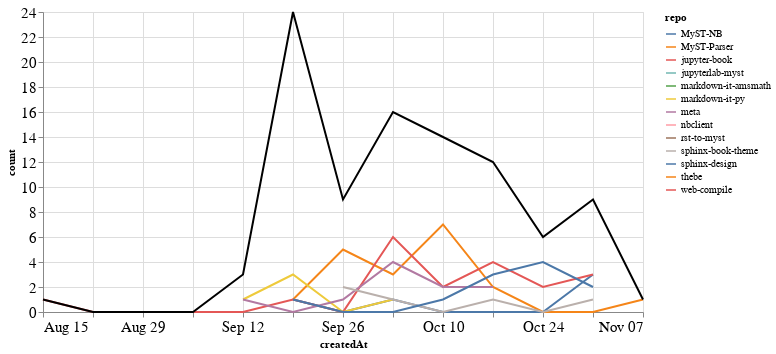

Notebook cell for this chart:
### Markdown cell above
### Comments

### Code cell
comments_time = comments.groupby('repo').resample('W', on='createdAt').count()['author'].reset_index()
comments_time = comments_time.rename(columns={'author': 'count'})
comments_time_total = comments_time.groupby('createdAt').agg({"count": "sum"}).reset_index()
ch1 = alt.Chart(comments_time, width=600).mark_line().encode(
    x='createdAt',
    y='count',
    color='repo',
    tooltip="repo"
)

ch2 = alt.Chart(comments_time_total, width=600).mark_line(color="black").encode(
    x='createdAt',
    y='count',
)

ch1 + ch2

### Figure 1 — Vega-Lite specification as saved in the notebook (floating-point values rounded to 4 significant figures)
{"config": {"axisLeft": {"labelFontSize": 15}, "axisBottom": {"labelFontSize": 15}}, "layer": [{"data": {"name": "data-8681436c46497e8ae86df215f074ddb1"}, "mark": "line", "encoding": {"color": {"type": "nominal", "field": "repo"}, "tooltip": {"type": "nominal", "field": "repo"}, "x": {"type": "temporal", "field": "createdAt"}, "y": {"type": "quantitative", "field": "count"}}, "width": 600}, {"data": {"name": "data-94a7863c1a26a09ed50d4782ead99de3"}, "mark": {"type": "line", "color": "black"}, "encoding": {"x": {"type": "temporal", "field": "createdAt"}, "y": {"type": "quantitative", "field": "count"}}, "width": 600}], "$schema": "https://vega.github.io/schema/vega-lite/v4.8.1.json", "datasets": {"data-8681436c46497e8ae86df215f074ddb1": [{"repo": "MyST-NB", "createdAt": "2021-09-19T00:00:00", "count": 1}, {"repo": "MyST-NB", "createdAt": "2021-09-26T00:00:00", "count": 0}, {"repo": "MyST-NB", "createdAt": "2021-10-03T00:00:00", "count": 1}, {"repo": "MyST-NB", "createdAt": "2021-10-10T00:00:00", "count": 0}, {"repo": "MyST-NB", "createdAt": "2021-10-17T00:00:00", "count": 0}, {"repo": "MyST-NB", "createdAt": "2021-10-24T00:00:00", "count": 0}, {"repo": "MyST-NB", "createdAt": "2021-10-31T00:00:00", "count": 3}, {"repo": "MyST-Parser", "createdAt": "2021-09-19T00:00:00", "count": 1}, {"repo": "MyST-Parser", "createdAt": "2021-09-26T00:00:00", "count": 5}, {"repo": "MyST-Parser", "createdAt": "2021-10-03T00:00:00", "count": 3}, {"repo": "MyST-Parser", "createdAt": "2021-10-10T00:00:00", "count": 7}, {"repo": "MyST-Parser", "createdAt": "2021-10-17T00:00:00", "count": 2}, {"repo": "MyST-Parser", "createdAt": "2021-10-24T00:00:00", "count": 0}, {"repo": "MyST-Parser", "createdAt": "2021-10-31T00:00:00", "count": 0}, {"repo": "MyST-Parser", "createdAt": "2021-11-07T00:00:00", "count": 1}, {"repo": "jupyter-book", "createdAt": "2021-08-15T00:00:00", "count": 1}, {"repo": "jupyter-book", "createdAt": "2021-08-22T00:00:00", "count": 0}, {"repo": "jupyter-book", "createdAt": "2021-08-29T00:00:00", "count": 0}, {"repo": "jupyter-book", "createdAt": "2021-09-05T00:00:00", "count": 0}, {"repo": "jupyter-book", "createdAt": "2021-09-12T00:00:00", "count": 0}, {"repo": "jupyter-book", "createdAt": "2021-09-19T00:00:00", "count": 1}, {"repo": "jupyter-book", "createdAt": "2021-09-26T00:00:00", "count": 0}, {"repo": "jupyter-book", "createdAt": "2021-10-03T00:00:00", "count": 6}, {"repo": "jupyter-book", "createdAt": "2021-10-10T00:00:00", "count": 2}, {"repo": "jupyter-book", "createdAt": "2021-10-17T00:00:00", "count": 4}, {"repo": "jupyter-book", "createdAt": "2021-10-24T00:00:00", "count": 2}, {"repo": "jupyter-book", "createdAt": "2021-10-31T00:00:00", "count": 3}, {"repo": "jupyterlab-myst", "createdAt": "2021-09-19T00:00:00", "count": 7}, {"repo": "markdown-it-amsmath", "createdAt": "2021-09-12T00:00:00", "count": 1}, {"repo": "markdown-it-py", "createdAt": "2021-09-12T00:00:00", "count": 1}, {"repo": "markdown-it-py", "createdAt": "2021-09-19T00:00:00", "count": 3}, {"repo": "markdown-it-py", "createdAt": "2021-09-26T00:00:00", "count": 0}, {"repo": "markdown-it-py", "createdAt": "2021-10-03T00:00:00", "count": 1}, {"repo": "meta", "createdAt": "2021-09-12T00:00:00", "count": 1}, {"repo": "meta", "createdAt": "2021-09-19T00:00:00", "count": 0}, {"repo": "meta", "createdAt": "2021-09-26T00:00:00", "count": 1}, {"repo": "meta", "createdAt": "2021-10-03T00:00:00", "count": 4}, {"repo": "meta", "createdAt": "2021-10-10T00:00:00", "count": 2}, {"repo": "meta", "createdAt": "2021-10-17T00:00:00", "count": 2}, {"repo": "nbclient", "createdAt": "2021-09-19T00:00:00", "count": 7}, {"repo": "rst-to-myst", "createdAt": "2021-09-19T00:00:00", "count": 3}, {"repo": "sphinx-book-theme", "createdAt": "2021-09-26T00:00:00", "count": 2}, {"repo": "sphinx-book-theme", "createdAt": "2021-10-03T00:00:00", "count": 1}, {"repo": "sphinx-book-theme", "createdAt": "2021-10-10T00:00:00", "count": 0}, {"repo": "sphinx-book-theme", "createdAt": "2021-10-17T00:00:00", "count": 1}, {"repo": "sphinx-book-theme", "createdAt": "2021-10-24T00:00:00", "count": 0}, {"repo": "sphinx-book-theme", "createdAt": "2021-10-31T00:00:00", "count": 1}, {"repo": "sphinx-design", "createdAt": "2021-09-19T00:00:00", "count": 1}, {"repo": "sphinx-design", "createdAt": "2021-09-26T00:00:00", "count": 0}, {"repo": "sphinx-design", "createdAt": "2021-10-03T00:00:00", "count": 0}, {"repo": "sphinx-design", "createdAt": "2021-10-10T00:00:00", "count": 1}, {"repo": "sphinx-design", "createdAt": "2021-10-17T00:00:00", "count": 3}, {"repo": "sphinx-design", "createdAt": "2021-10-24T00:00:00", "count": 4}, {"repo": "sphinx-design", "createdAt": "2021-10-31T00:00:00", "count": 2}, {"repo": "thebe", "createdAt": "2021-10-10T00:00:00", "count": 2}, {"repo": "web-compile", "createdAt": "2021-09-26T00:00:00", "count": 1}], "data-94a7863c1a26a09ed50d4782ead99de3": [{"createdAt": "2021-08-15T00:00:00", "count": 1}, {"createdAt": "2021-08-22T00:00:00", "count": 0}, {"createdAt": "2021-08-29T00:00:00", "count": 0}, {"createdAt": "2021-09-05T00:00:00", "count": 0}, {"createdAt": "2021-09-12T00:00:00", "count": 3}, {"createdAt": "2021-09-19T00:00:00", "count": 24}, {"createdAt": "2021-09-26T00:00:00", "count": 9}, {"createdAt": "2021-10-03T00:00:00", "count": 16}, {"createdAt": "2021-10-10T00:00:00", "count": 14}, {"createdAt": "2021-10-17T00:00:00", "count": 12}, {"createdAt": "2021-10-24T00:00:00", "count": 6}, {"createdAt": "2021-10-31T00:00:00", "count": 9}, {"createdAt": "2021-11-07T00:00:00", "count": 1}]}}
